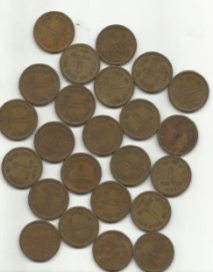
#> input picture python/lib/images/coins.png, 213 x 272 px
$ python 27.watershed.py
#> lines starting #> are read from the running program, lines starting #| are printed output that depends on the picture; after the words box and inside, x2 and y2 are one past the last pixel; in counts of white or black regions, pixels touching at a corner belong together
# coding:utf-8
import cv2 as cv
import numpy as np
from matplotlib import pyplot as plt


class Example(object):

    @classmethod
    def test_watershed(cls):
        img = cv.imread('../lib/images/coins.png', 1)
#> img is the input picture: shape (272, 213, 3); mean B, G, R 133.5, 150.1, 158.4

        # 以下是为分割创建初始标签

        gray_img = cv.cvtColor(img, cv.COLOR_BGR2GRAY)
        thresh, bin_img = cv.threshold(gray_img, 0, 255, cv.THRESH_BINARY_INV+cv.THRESH_OTSU)
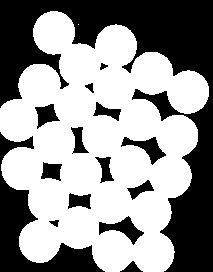
#> bin_img: shape (272, 213); 58.5% white; 15 black regions, largest, box (x1, y1, x2, y2) and area: (0, 0, 213, 272) 17096, (0, 132, 105, 272) 3924, (99, 216, 144, 245) 503
#> thresh = 162

        SE = cv.getStructuringElement(cv.MORPH_CROSS, (5, 5))
        sure_bg = cv.morphologyEx(bin_img, cv.MORPH_DILATE, SE)
#> sure_bg: shape (272, 213); 64.9% white; 20 black regions (5 under 20 px), largest, box (x1, y1, x2, y2) and area: (0, 0, 213, 272) 15155, (0, 176, 102, 272) 3133, (135, 91, 177, 118) 316
        sure_bg = cv.bitwise_not(sure_bg)  # 确定是背景的区域

        distance_img = cv.distanceTransform(bin_img, cv.DIST_L2, 5)  # 距离变换, 灰度值表示距离最近灰度值为0点的距离
        thresh, sure_fg = cv.threshold(distance_img, 0.7*distance_img.max(), 255, cv.THRESH_BINARY)  # 确实是前景的区域
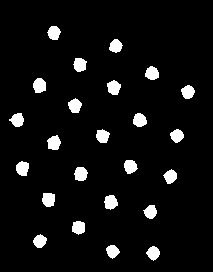
#> sure_fg: shape (272, 213) float32; 6% white; 24 white regions, largest, box (x1, y1, x2, y2) and area: (33, 78, 46, 93) 158, (42, 193, 55, 207) 155, (104, 195, 118, 210) 155
#> thresh = 14.82
        sure_fg = np.uint8(sure_fg)

        unknown_era = cv.subtract(bin_img, sure_fg)  # 不确定区域

        ret, marks_img = cv.connectedComponents(sure_fg)  # 分配标签
#> marks_img: shape (272, 213) int32; 25 distinct labels, from 0 to 24
#> ret = 25
        marks_img += 2  # 各个确定区域从2开始标号
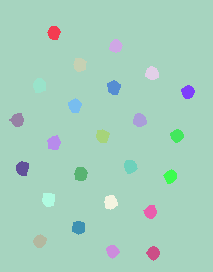
#> marks_img: shape (272, 213) int32; 25 distinct labels, from 2 to 26; one colour per label, 0 black
        marks_img[sure_bg == 255] = 1  # 背景区域标记为1
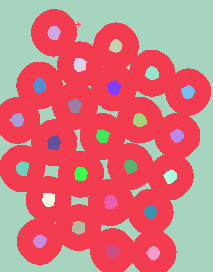
#> marks_img: shape (272, 213) int32; 26 distinct labels, from 1 to 26; one colour per label, 0 black
        marks_img[unknown_era == 255] = 0  # 不确定的区域标记为0
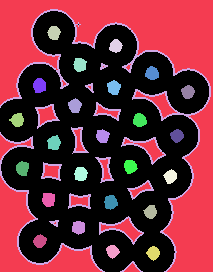
#> marks_img: shape (272, 213) int32; 27 distinct labels, from 0 to 26; one colour per label, 0 black

        # 开始分割

        new_marks_img = cv.watershed(img, marks_img)  # 得到分割后的新标记图片, 边界的用-1表示
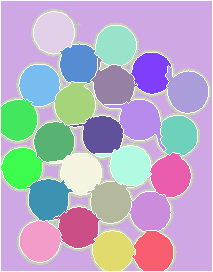
#> new_marks_img: shape (272, 213) int32; 27 distinct labels, from -1 to 26; one colour per label, 0 black, -1 white
        img[new_marks_img == -1] = [0, 0, 255]
#> img: shape (272, 213, 3); 6.1% of pixels changed, all inside (x1, y1, x2, y2) = (0, 0, 213, 272)

        plt.subplot(1, 1, 1), plt.imshow(img[:, :, ::-1]), plt.colorbar()
        plt.show()
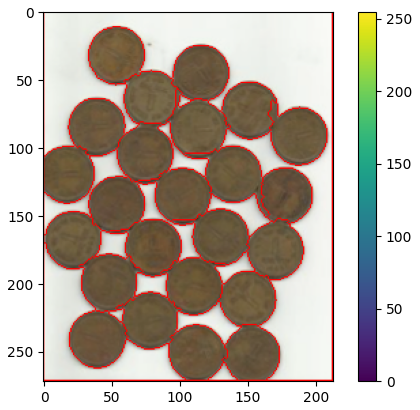
#> figure drawn by matplotlib, 2 panels


if __name__ == "__main__":
    Example.test_watershed()
